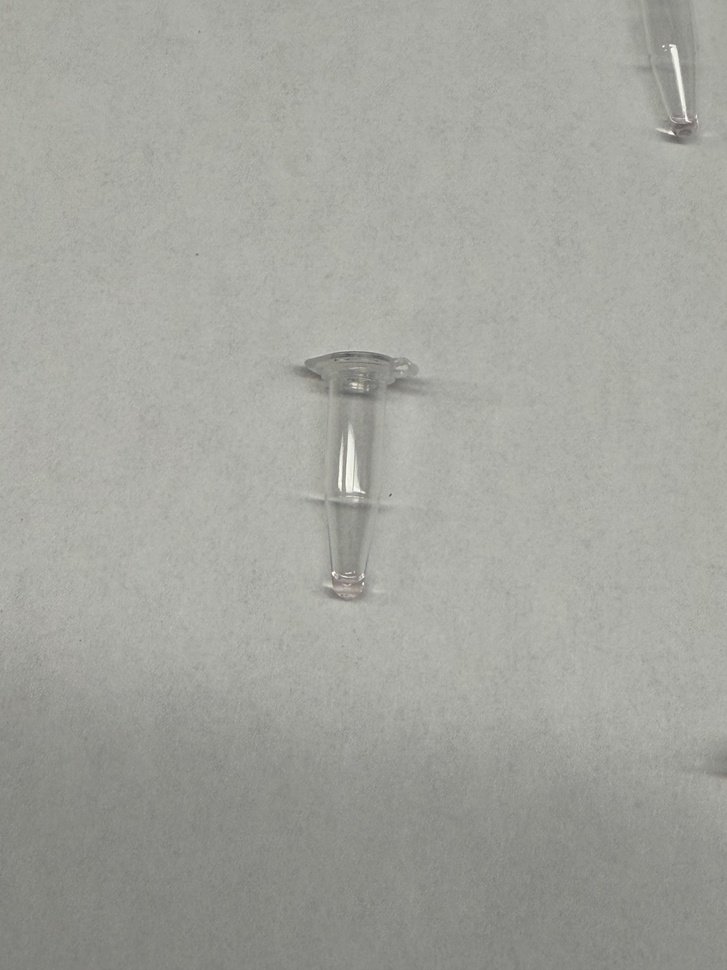
#> input picture image-segmenting/concentration-jpeg-2/IMG_8886.jpeg, 727 x 970 px, shrunk from 3024 x 4032 before the run
$ python -i preprocess.py   (imports and definitions only)
#> lines starting #> are read from the running program, lines starting #| are printed output that depends on the picture
#> further down, picture is the input picture: shape (970, 727, 3); mean B, G, R 157.9, 164, 163.1
"""
preprocess.py
-------------
Optional pre-SAM background/shadow suppression using GrabCut.

WHY: On gray/low-contrast backgrounds, cast shadows are contiguous with the
tubes and SAM bleeds the shadow into the bottom of each tube mask -- right where
the liquid-pool ROI lives, which corrupts color measurements. Masking the
background (and its shadows) to black BEFORE SAM inserts a hard tube/black edge
so SAM cuts cleanly at the true tube boundary.

GrabCut is used (rather than a fixed brightness/saturation threshold) because
the imaging lighting will vary across sessions; GrabCut re-estimates the
foreground/background color models per image and adapts automatically.

This is OPT-IN. Clean, high-contrast backgrounds (e.g. white) don't need it and
should skip it to avoid the iterative cost and any edge artifacts.

Auto initialization: assume a border margin of the image is background and the
interior is probable-foreground, then let GrabCut refine. No manual ROI needed.
"""

import cv2
import numpy as np


def suppress_background(img_bgr, border_frac=0.04, iters=5, fill=(0, 0, 0)):
    """
    Return a copy of img_bgr with background+shadow set to `fill`.

    Parameters
    ----------
    img_bgr     : np.ndarray  BGR image
    border_frac : float       fraction of width/height treated as definite
                              background at the image edges (GrabCut init).
                              Keep small; only the outer rim is assumed bg.
    iters       : int         GrabCut iterations (5 is plenty).
    fill        : tuple       BGR color to paint the background. Black (0,0,0)
                              gives SAM a hard edge to cut on.

    Returns
    -------
    masked_img : np.ndarray  image with background suppressed
    fg_mask    : np.ndarray  boolean foreground mask (True = kept)
    """
#> called with border_frac = 0.04, iters = 5, fill = (0, 0, 0)
    H, W = img_bgr.shape[:2]
#> H = 970; W = 727

    # GrabCut mask init: everything probable-background, interior probable-fg.
    gc_mask = np.full((H, W), cv2.GC_PR_BGD, dtype=np.uint8)

    bx = max(1, int(W * border_frac))
#> bx = 29
    by = max(1, int(H * border_frac))
#> by = 38
    # Outer rim = definite background.
    gc_mask[:by, :] = cv2.GC_BGD
    gc_mask[-by:, :] = cv2.GC_BGD
    gc_mask[:, :bx] = cv2.GC_BGD
    gc_mask[:, -bx:] = cv2.GC_BGD
    # Interior = probable foreground.
    gc_mask[by:-by, bx:-bx] = cv2.GC_PR_FGD

    bgd_model = np.zeros((1, 65), np.float64)
    fgd_model = np.zeros((1, 65), np.float64)

    cv2.grabCut(img_bgr, gc_mask, None, bgd_model, fgd_model,
                iters, cv2.GC_INIT_WITH_MASK)

    # Definite + probable foreground -> keep.
    fg_mask = np.isin(gc_mask, [cv2.GC_FGD, cv2.GC_PR_FGD])

    # Clean up speckle: keep only sizeable foreground components, close holes.
    fg_u8 = fg_mask.astype(np.uint8)
    k = cv2.getStructuringElement(cv2.MORPH_ELLIPSE, (5, 5))
    fg_u8 = cv2.morphologyEx(fg_u8, cv2.MORPH_OPEN, k, iterations=1)
    fg_u8 = cv2.morphologyEx(fg_u8, cv2.MORPH_CLOSE, k, iterations=2)
    fg_mask = fg_u8.astype(bool)

    masked = img_bgr.copy()
    masked[~fg_mask] = fill
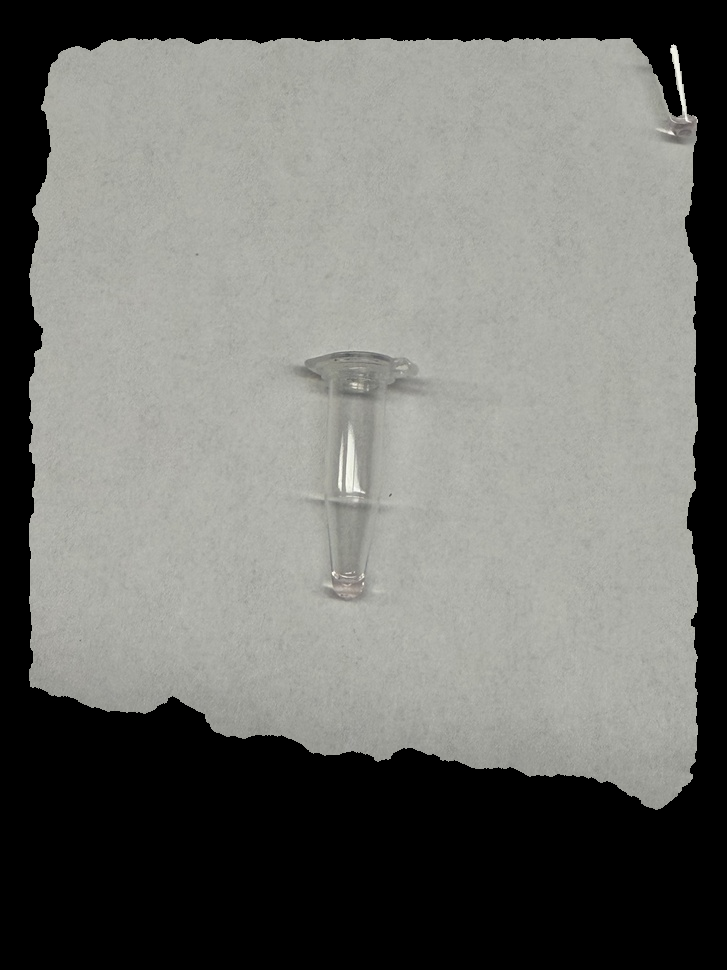
#> masked: shape (970, 727, 3); mean B, G, R 108.7, 112.8, 112.2
    return masked, fg_mask

>>> import cv2
>>> picture = cv2.imread('concentration-jpeg-2/IMG_8886.jpeg')
>>> result = suppress_background(picture)
